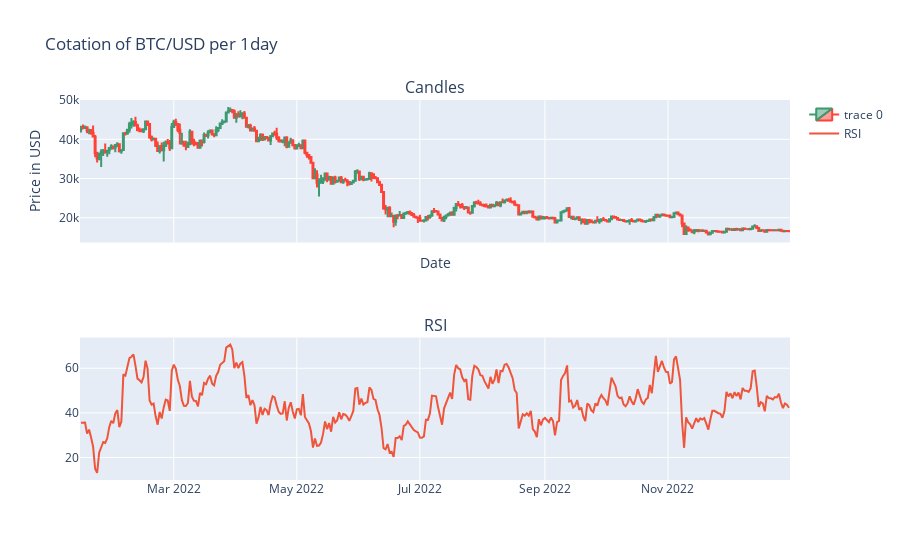

This figure's notebook cell:
### Markdown cell above
#### RSI Indicator :

### Code cell
indicator = 'RSI'
visualize_with_indicator(final_data, symbol, interval, indicator)

### Figure 1 — Plotly figure (JSON) as saved in the notebook; plotly's stock layout.template omitted (floating-point values rounded to 4 significant figures; data arrays with more than 128 entries replaced by an {"elided": "..."} marker saying what was removed)
{"data": [{"close": {"elided": "352 float values"}, "high": {"elided": "352 float values"}, "low": {"elided": "352 float values"}, "open": {"elided": "352 float values"}, "type": "candlestick", "x": {"elided": "352 str values"}, "xaxis": "x", "yaxis": "y"}, {"mode": "lines", "name": "RSI", "type": "scatter", "x": {"elided": "352 str values"}, "xaxis": "x2", "y": {"elided": "352 float values"}, "yaxis": "y2"}], "layout": {"annotations": [{"font": {"size": 16}, "showarrow": false, "text": "Candles", "x": 0.5, "xanchor": "center", "xref": "paper", "y": 1, "yanchor": "bottom", "yref": "paper"}, {"font": {"size": 16}, "showarrow": false, "text": "RSI", "x": 0.5, "xanchor": "center", "xref": "paper", "y": 0.375, "yanchor": "bottom", "yref": "paper"}], "autosize": true, "title": {"text": "Cotation of BTC/USD per 1day"}, "xaxis": {"anchor": "y", "autorange": true, "domain": [0, 1], "matches": "x2", "range": ["2022-01-13 12:00", "2022-12-31 12:00"], "rangeslider": {"visible": false, "yaxis": {}}, "showticklabels": false, "title": {"text": "Date"}, "type": "date"}, "xaxis2": {"anchor": "y2", "autorange": true, "domain": [0, 1], "range": ["2022-01-13 12:00", "2022-12-31 12:00"], "type": "date"}, "yaxis": {"anchor": "x", "autorange": true, "domain": [0.625, 1], "range": [13680.0, 50030.0], "title": {"text": "Price in USD"}}, "yaxis2": {"anchor": "x2", "autorange": true, "domain": [0, 0.375], "range": [9.928, 73.77], "type": "linear"}}}
